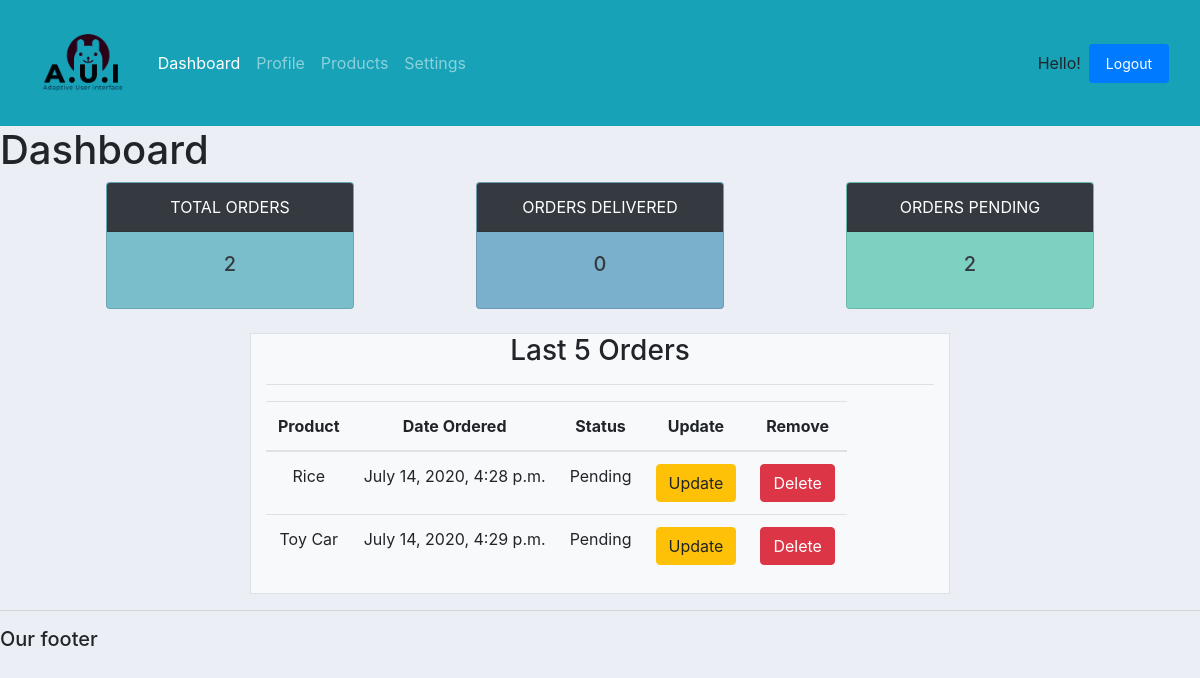
Screenshot of /customer/6/ (signed in) with the database file from the repository.
### accounts/models.py (models this page shows, shortened)
class Order(models.Model):
    STATUS = (
        ('Pending','Pending'),
        ('Out for delivery', 'Out for delivery' ),
        ('Delivered','Delivered'),
    )
    customer = models.ForeignKey(Customer,null=True, on_delete=models.SET_NULL)
    product = models.ForeignKey(Product,null=True, on_delete=models.SET_NULL)
    date_created = models.DateTimeField(auto_now_add=True ,null=True)
    status = models.CharField(max_length=40,null=True,choices=STATUS)

class Product(models.Model):
    CATEGORY =(
        ('Indoor','Indoor'),
        ('Out Door','Out Door'),
    )
    name = models.CharField(max_length=20,null=True)
    price = models.FloatField(null=True)
    category = models.CharField(max_length=20,null=True,choices=CATEGORY)
    date_created = models.DateTimeField(auto_now_add=True ,null=True)
    desciption = models.CharField(max_length=100,null=True,blank=True)
    tags = models.ManyToManyField(Tag)
    image = models.ImageField(null=True,default='product.png')

### accounts/views.py (the view)
# urls.py: path('customer/<str:pk>/',views.home2,name='home_customer'),
def home2(request,pk):
    if not request.user.is_authenticated:
        return redirect('/signin')
    customers = Customer.objects.get(id=request.user.id)
    orders =  customers.order_set.all()
    total_orders = orders.count()
    delivered = orders.filter(status = 'Delivered').count()
    pending = orders.filter(status= 'Pending').count()
    orders = orders[:5]
    context ={'Customers':customers,'Orders':orders,'total_orders':total_orders,'delivered':delivered,'pending':pending,'admin':'0'  }
    if request.user.is_superuser:
        customers = Customer.objects.get(id=pk)
        orders =  customers.order_set.all()
        total_orders = orders.count()
        delivered = orders.filter(status = 'Delivered').count()
        pending = orders.filter(status= 'Pending').count()
        orders = orders[:5]
        context ={'Orders':orders,'total_orders':total_orders,'delivered':delivered,'pending':pending,'admin':'0'  }
        return render(request, 'accounts/dashboard.html',context )
    return render(request, 'accounts/dashboard.html',context )

### accounts/templates/accounts/dashboard.html (shortened to what this page needs)
{% extends 'accounts/main.html' %}
{% block content %}
<h1> Dashboard</h1>
<div>
{% include 'accounts/status.html' %}
</div>
<div class=' row text-center justify-content-center mx-auto'>
    <div class= 'col-sm-12 col-lg-7  bg-light border'>
        <h3>Last 5 Orders</h3>
        <hr>
        <table class="table table-hover table-responsive ">
            <thead>
              <tr>
                <th scope="col">Product</th>
                <th scope="col">Date Ordered</th>
                <th scope="col">Status</th>
                <th scope="col">Update</th>
                <th scope="col">Remove</th>
              </tr>
            </thead>
            <tbody>
              {% for order in Orders%}
              <tr>
                <td >{{order.product.name}}</td>
                <td >{{order.date_created}}</td>
                <td >{{order.status}}</td>
                <td><a class="btn btn-warning" href="" role="button">Update</a></td>
                <td><a class="btn btn-danger" href="" role="button">Delete</a></td>
             </tr>
             {% endfor %}
            </tbody>
          </table>
    </div>
</div>
{% endblock %}

### static/css/main.css (style rules this page uses)
body { background-color: #ebeff5; }

### rows the page displays
Order: product.name "Rice", date_created "July 14, 2020, 4:28 p.m.", status "Pending"
Order: product.name "Toy Car", date_created "July 14, 2020, 4:29 p.m.", status "Pending"

### other values shown
{{ total_orders }} "2"
{{ delivered }} "0"
{{ pending }} "2"
